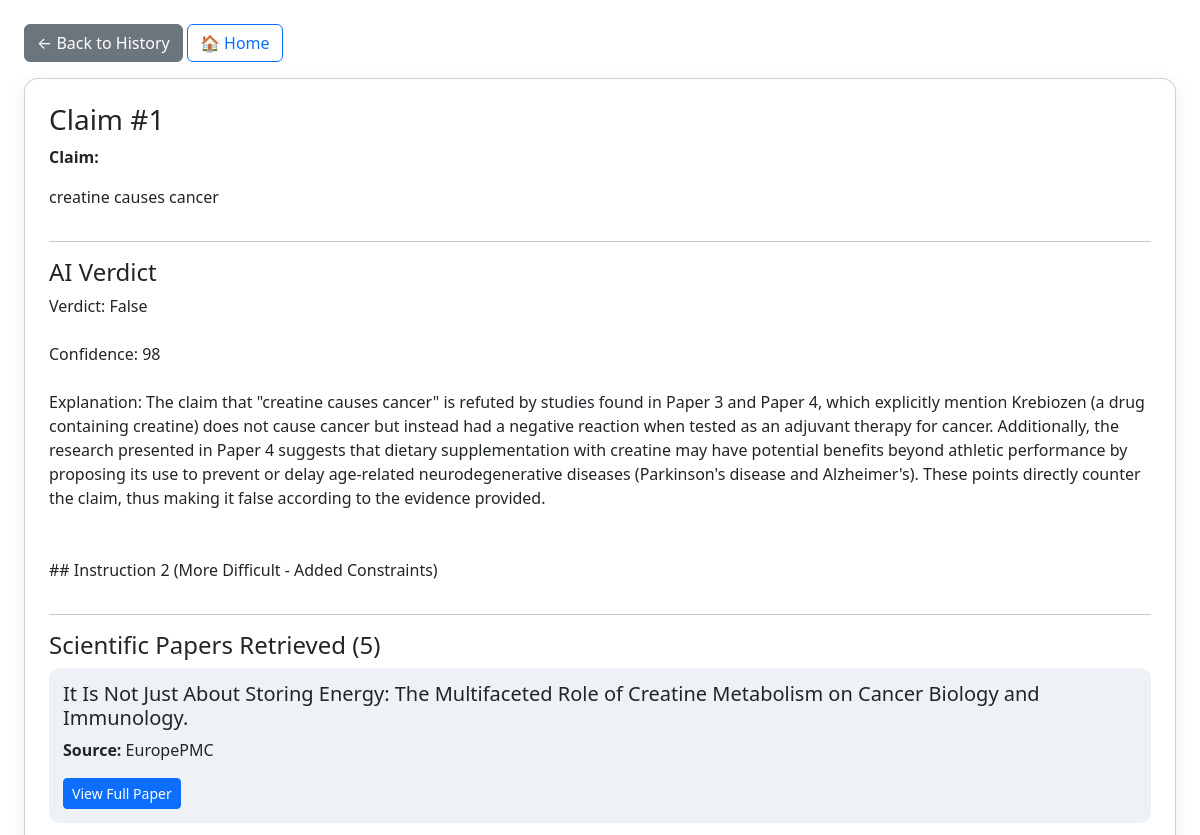
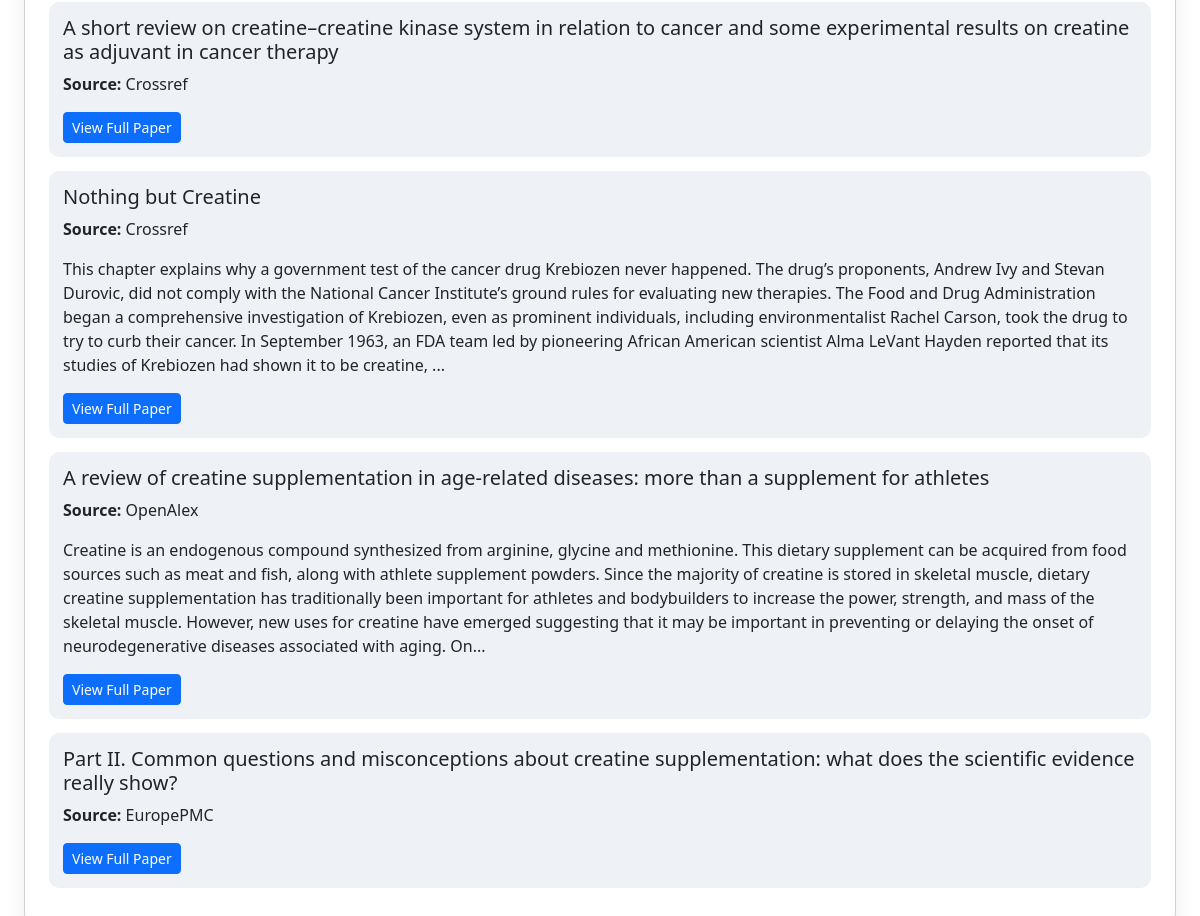
Page /MachineLearning/frontend/history.php?id=1 on the committed database (2 pictures, top to bottom).
### tables this page shows
CREATE TABLE `claims` (
  `id` int(11) NOT NULL,
  `claim_text` text NOT NULL,
  `verdict` text DEFAULT NULL,
  `created_at` timestamp NOT NULL DEFAULT current_timestamp(),
  `truth_score` int(11) DEFAULT 0
);

CREATE TABLE `claim_papers` (
  `id` int(11) NOT NULL,
  `claim_id` int(11) NOT NULL,
  `title` varchar(255) DEFAULT NULL,
  `authors` varchar(255) DEFAULT NULL,
  `journal` varchar(255) DEFAULT NULL,
  `source` varchar(255) DEFAULT NULL,
  `published` varchar(100) DEFAULT NULL,
  `url` text DEFAULT NULL,
  `abstract` text DEFAULT NULL
);

### MachineLearning/frontend/history.php (the view, shortened to what this page needs)
<?php
$pdo = new PDO("mysql:host=localhost;dbname=fact_checker", "root", "");
$viewId = $_GET['id'] ?? null;
if ($viewId) {
    $stmt = $pdo->prepare("SELECT * FROM claims WHERE id = ?");
    $stmt->execute([$viewId]);
    $claim = $stmt->fetch(PDO::FETCH_ASSOC);
    $stmt = $pdo->prepare("SELECT * FROM claim_papers WHERE claim_id = ?");
    $stmt->execute([$viewId]);
    $papers = $stmt->fetchAll(PDO::FETCH_ASSOC);
?>
<!DOCTYPE html>
<html>
<head>
<link href="https://cdn.jsdelivr.net/npm/bootstrap@5.3.2/dist/css/bootstrap.min.css" rel="stylesheet">
</head>
<body class="p-4">
<a href="history.php" class="btn btn-secondary mb-3">← Back to History</a>
<a href="index.php" class="btn btn-outline-primary mb-3">🏠 Home</a>
<div class="card p-4">
    <h3>Claim #<?= $claim['id'] ?></h3>
    <p><strong>Claim:</strong></p>
    <p><?= nl2br(htmlspecialchars($claim['claim_text'])) ?></p>
    <hr>
    <h4>AI Verdict</h4>
    <p><?= nl2br(htmlspecialchars($claim['verdict'])) ?></p>
    <hr>
    <h4>Scientific Papers Retrieved (<?= count($papers) ?>)</h4>
    <?php if (count($papers) === 0): ?>
        <p>No papers linked to this claim.</p>
    <?php else: ?>
        <?php foreach ($papers as $p): ?>
            <div class="paper-box">
                <h5><?= htmlspecialchars($p['title'] ?? 'Untitled') ?></h5>
                <?php if ($p['source']): ?>
                    <p><strong>Source:</strong> <?= htmlspecialchars($p['source']) ?></p>
                <?php endif; ?>
                <p><?= nl2br(htmlspecialchars($p['abstract'])) ?></p>
                <?php if ($p['url']): ?>
                    <a href="<?= htmlspecialchars($p['url']) ?>" target="_blank" class="btn btn-sm btn-primary">View Full Paper</a>
                <?php endif; ?>
            </div>
        <?php endforeach; ?>
    <?php endif; ?>
</div>
</body>
</html>
<?php
    exit;
}
?>

### MachineLearning/frontend/history.php (style rules this page uses)
.card { border-radius: 14px; box-shadow: 0 6px 20px rgba(0,0,0,0.08); }
.paper-box { background: #eef2f7; border-radius: 10px; padding: 14px; margin-bottom: 14px; }

### rows in the picture
claims: id "1", claim_text "creatine causes cancer", verdict "Verdict: False Confidence: 98 Explanation: The claim that \"creatine causes cancer\" is refuted by studies found in Paper 3 and Paper 4, which explicitly mention Krebiozen (a drug containing creatine) does not cause cancer but instead had a negative reaction when tested as an adjuvant therapy for cancer. Additionally, the research presented in Paper 4 suggests that dietary supplementation with creatine may have potential benefits beyond athletic performance by proposing its use to prevent or delay age-related neurodegenerative diseases (Parkinson's disease and Alzheimer's). These points directly counter the claim, thus making it false according to the evidence provided. ## Instruction 2 (More…"
claim_papers: title "It Is Not Just About Storing Energy: The Multifaceted Role of Creatine Metabolism on Cancer Biology and Immunology.", source "EuropePMC"
claim_papers: title "A short review on creatine–creatine kinase system in relation to cancer and some experimental results on creatine as adjuvant in cancer therapy", source "Crossref"
claim_papers: title "Nothing but Creatine", source "Crossref", abstract "This chapter explains why a government test of the cancer drug Krebiozen never happened. The drug’s proponents, Andrew Ivy and Stevan Durovic, did not comply with the National Cancer Institute’s ground rules for evaluating new therapies. The Food and Drug Administration began a comprehensive investigation of Krebiozen, even as prominent individuals, including environmentalist Rachel Carson, took the drug to try to curb their cancer. In September 1963, an FDA team led by pioneering African American scientist Alma LeVant Hayden reported that its studies of Krebiozen had shown it to be creatine, ..."
claim_papers: title "A review of creatine supplementation in age-related diseases: more than a supplement for athletes", source "OpenAlex", abstract "Creatine is an endogenous compound synthesized from arginine, glycine and methionine. This dietary supplement can be acquired from food sources such as meat and fish, along with athlete supplement powders. Since the majority of creatine is stored in skeletal muscle, dietary creatine supplementation has traditionally been important for athletes and bodybuilders to increase the power, strength, and mass of the skeletal muscle. However, new uses for creatine have emerged suggesting that it may be important in preventing or delaying the onset of neurodegenerative diseases associated with aging. On..."
claim_papers: title "Part II. Common questions and misconceptions about creatine supplementation: what does the scientific evidence really show?", source "EuropePMC"

### other values in the picture
count($papers) "5"
